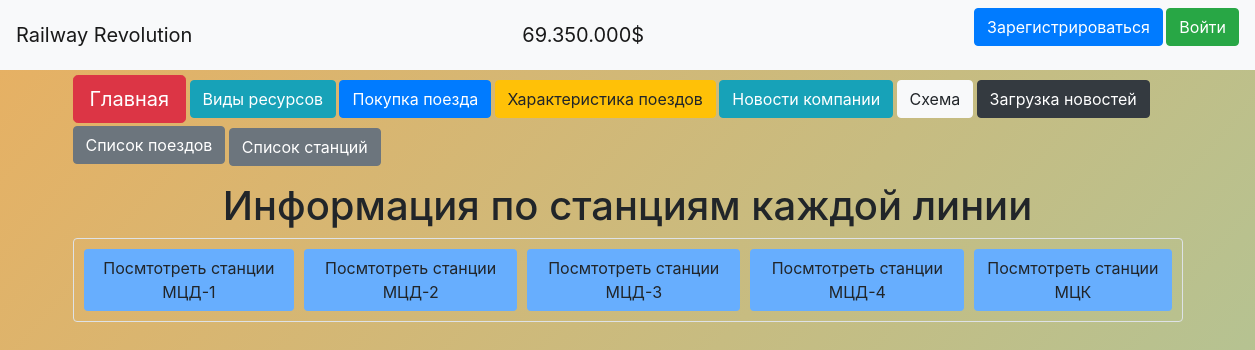
/list_stations, run on the app's committed database.
### data/lines.py (models this page shows)
class Lines(SqlAlchemyBase, SerializerMixin):
    __tablename__ = 'lines'
    id = sqlalchemy.Column(sqlalchemy.Integer,
                           primary_key=True, autoincrement=True)
    name = sqlalchemy.Column(sqlalchemy.String, nullable=True)
    stations = sqlalchemy.Column(sqlalchemy.String, nullable=True)

### main.py (the view)
@app.route('/list_stations')
def list_stations():
    db_sess = db_session.create_session()
    stations_data = db_sess.query(Lines)
    conn = sqlite3.connect('db/Railway_data.db')
    cursor = conn.cursor()
    cursor.execute('SELECT name FROM lines')
    lines = cursor.fetchall()
    conn.close()
    return render_template('list_stations.html', **CONST_PARAMS, title='Список станций',
                           stations_data=stations_data, lines=lines)

### templates/list_stations.html (shortened to what this page needs)
{% extends "base.html" %}
{% block content %}
<head>
</head>
{% if line_name %}
<div style="display: flex; justify-content: center;">
    <h1>Информация о станциях линии {{ line_name }}</h1>
</div>
{% for item in stations_data %}
<div style="display: flex; justify-content: center; font-size: 23px;">
    <div class="col-md6 border rounded" style="margin-top: 6px; padding: 5px; width: 500px;">
        <div style="margin-bottom: 7px; display: flex; justify-content: center;">
            <h1>{{ item["station"] }}</h1>
        </div>
        <article class="box weather" style="margin-left: auto; margin-right: auto; align-items: center;">
            <div style="margin-bottom: 25px;">
                <div class="outer_circle">
                    <div style="margin-left: auto; margin-right: auto;">
                        <img src="https://yastatic.net/weather/i/icons/funky/dark/{{ item['icon'] }}.svg" alt=":("
                             style="100px; height: 100px; margin-left: auto; margin-top: auto;">
                        <div style="display: flex; justify-content: center;padding-top: 2px;">
                            <span class="badge rounded-pill"
                                  style="background-color: #E0FFFF;">{{ item["condition"] }}</span>
                        </div>
                    </div>
                </div>
            </div>
            <div style="display: flex; width: 170px; margin-left: calc(50% - 85px); margin-top: 20px; padding-bottom: 10px; ">
                <div style="width: 40px; height: 40px; margin-top: 7px;">
                    <svg version="1.1" id="Layer_1" xmlns="http://www.w3.org/2000/svg"
                         xmlns:xlink="http://www.w3.org/1999/xlink" x="0px" y="0px" viewBox="0 0 512 512"
                         style="enable-background:new 0 0 512 512;" xml:space="preserve"><path style="fill:#73C9C9;" d="M241.946,378.182c-0.845,0-1.682,0.027-2.509,0.064c-2.573,0.155-5.027-0.809-6.864-2.564 c-1.836-1.755-2.882-4.191-2.882-6.736c0-36.645-31.491-66.4-70.2-66.4c-30.782,0-57.682,18.618-66.954,46.327 c-1.382,4.1-5.482,6.8-9.709,6.309c-1.909-0.182-3.836-0.273-5.791-0.273c-32.209,0-58.418,25.836-58.418,57.6 c0,32.6,27.773,58.818,60.954,57.545c0.482-0.036,1.009-0.009,1.518,0.054H243.71c0.227-0.027,0.455-0.045,0.682-0.064 c24.782-1.255,44.191-21.418,44.191-45.9C288.582,398.8,267.664,378.182,241.946,378.182z"/>
                        <path style="fill:#81A4E3;"
                              d="M267.61,209.391c0.227,0.018,0.464,0.036,0.691,0.064h162.636c0.354-0.045,0.709-0.064,1.073-0.064 c0.136,0,0.282,0,0.418,0.009c33.045,1.445,60.945-24.946,60.954-57.545c0-31.764-26.209-57.6-58.418-57.6 c-1.954,0-3.891,0.091-5.791,0.273c-4.182,0.364-8.336-2.191-9.709-6.309c-9.273-27.709-36.172-46.328-66.954-46.328 c-38.709,0-70.2,29.755-70.2,66.327c0,2.546-1.045,5.018-2.882,6.773c-1.846,1.755-4.336,2.727-6.864,2.6 c-0.827-0.036-1.664-0.064-2.509-0.064c-25.718,0-46.636,20.618-46.636,45.964C223.419,187.973,242.828,208.137,267.61,209.391z"/>
                        <g><path style="fill:#314E55;" d="M247.81,359.818c-4.736-42.6-42.536-75.891-88.318-75.891c-36.3,0-68.4,20.773-82.054,52.364 c-0.136,0-0.264,0-0.4,0c-42.482,0-77.036,34.191-77.036,76.218c0,42.027,34.555,76.218,77.036,76.218 c0.736,0,1.473-0.009,2.2-0.027c0.246,0.018,0.5,0.027,0.745,0.027h164.9c0.573,0,1.136-0.054,1.691-0.164 c34.1-2.364,60.627-30.427,60.627-64.418C307.2,390.491,281.055,362.764,247.81,359.818z M244.392,470.045 c-0.227,0.018-0.454,0.036-0.682,0.064H81.092c-0.509-0.064-1.036-0.091-1.518-0.054c-33.182,1.273-60.955-24.946-60.955-57.545 c0-31.764,26.209-57.6,58.418-57.6c1.954,0,3.882,0.091,5.791,0.273c4.227,0.491,8.327-2.209,9.709-6.309 c9.273-27.709,36.172-46.327,66.954-46.327c38.709,0,70.2,29.755,70.2,66.4c0,2.546,1.045,4.982,2.882,6.736 c1.836,1.755,4.291,2.718,6.864,2.564c0.827-0.036,1.664-0.064,2.509-0.064c25.718,0,46.636,20.618,46.636,45.964 C288.582,448.627,269.173,468.791,244.392,470.045z"/>
                            <path style="fill:#314E55;"
                                  d="M265.373,227.909c0.573,0.109,1.145,0.164,1.736,0.164h164.909c0.246,0,0.5-0.009,0.745-0.027 c0.727,0.018,1.464,0.027,2.2,0.027c42.482,0,77.036-34.191,77.036-76.218s-34.555-76.218-77.036-76.218c-0.136,0-0.264,0-0.4,0 c-13.655-31.591-45.755-52.364-82.054-52.364c-45.755,0-83.545,33.264-88.309,75.891c-33.245,2.945-59.4,30.673-59.4,64.327 C204.801,197.473,231.301,225.527,265.373,227.909z M270.055,117.528c0.845,0,1.682,0.027,2.509,0.064 c2.527,0.127,5.018-0.845,6.864-2.6c1.836-1.755,2.882-4.227,2.882-6.773c0-36.573,31.491-66.327,70.2-66.327 c30.782,0,57.682,18.618,66.954,46.327c1.373,4.118,5.527,6.673,9.709,6.309c1.9-0.182,3.836-0.273,5.791-0.273 c32.209,0,58.418,25.836,58.418,57.6c-0.009,32.6-27.909,58.991-60.954,57.545c-0.137-0.009-0.282-0.009-0.418-0.009 c-0.364,0-0.718,0.018-1.073,0.064H268.301c-0.227-0.027-0.464-0.045-0.691-0.064c-24.782-1.255-44.191-21.418-44.191-45.9 C223.419,138.146,244.337,117.528,270.055,117.528z"/>
                            <path style="fill:#314E55;"
                                  d="M164.865,225.728l-91.391,12.136c-5.091,0.673-8.682,5.355-8,10.455 c0.618,4.682,4.618,8.082,9.218,8.082c0.409,0,0.818-0.027,1.236-0.082l101.881-13.527c2.654-0.354,5.027-1.827,6.509-4.055 c1.491-2.218,1.945-4.982,1.264-7.564l-26.236-98.681c-1.327-4.973-6.427-7.918-11.391-6.609 c-4.973,1.327-7.927,6.427-6.609,11.391L164.865,225.728z"/>
                            <path style="fill:#314E55;"
                                  d="M9.301,219.164c0.409,0,0.818-0.027,1.236-0.082l101.891-13.527 c2.654-0.354,5.027-1.827,6.509-4.055c1.491-2.218,1.945-4.982,1.264-7.564L93.965,95.255c-1.318-4.973-6.418-7.891-11.391-6.609 c-4.973,1.327-7.927,6.427-6.609,11.391l23.518,88.454l-91.4,12.136c-5.091,0.673-8.682,5.355-8,10.455 C0.701,215.764,4.701,219.164,9.301,219.164z"/>
                            <path style="fill:#314E55;"
                                  d="M328.737,305.291l91.4-12.136c5.091-0.673,8.682-5.355,8-10.455c-0.673-5.1-5.364-8.682-10.455-8 l-101.891,13.527c-2.654,0.354-5.027,1.827-6.509,4.055c-1.491,2.218-1.945,4.982-1.264,7.564l26.236,98.672 c1.109,4.173,4.873,6.918,8.991,6.918c0.791,0,1.6-0.1,2.4-0.309c4.973-1.327,7.927-6.427,6.609-11.391L328.737,305.291z"/>
                            <path style="fill:#314E55;"
                                  d="M482.846,330.555l-101.891,13.527c-2.654,0.354-5.027,1.827-6.509,4.055 c-1.491,2.218-1.945,4.982-1.264,7.564l26.236,98.672c1.109,4.173,4.873,6.918,8.991,6.918c0.791,0,1.6-0.1,2.4-0.309 c4.973-1.327,7.927-6.427,6.609-11.391L393.9,361.146l91.4-12.136c5.091-0.673,8.682-5.355,8-10.455 C492.627,333.454,487.946,329.9,482.846,330.555z"/></g>
                </svg>
                </div>
                <div style="padding-top: 10px; padding-left: 4px;">{{ item["pressure_mm"] }}
                </div>
                <div style="font-size: 17px; margin-top: 15px; padding-left: 2px;">мм рт. ст.</div>
            </div>
            <div style="display: flex; margin-left: 33%; margin-top: 20px; padding-bottom: 10px;">
                <div style="width: 40px; height: 40px; margin-top: 7px;">
                    <svg viewBox="-33 0 512 512" xmlns="http://www.w3.org/2000/svg">
                        <path d="m124.023438 176.84375-74.523438-54.265625c-3.398438-2.472656-4.144531-7.234375-1.671875-10.632813 2.472656-3.398437 7.234375-4.148437 10.632813-1.671874l74.523437 54.261718c3.398437 2.476563 4.148437 7.234375 1.671875 10.636719-2.472656 3.394531-7.230469 4.144531-10.632812 1.671875zm0 0"
                              fill="#525468"/>
                        <path d="m47.828125 92.167969c-2.472656-3.398438-1.726563-8.160157 1.671875-10.636719l74.523438-54.261719c3.398437-2.472656 8.160156-1.722656 10.632812 1.671875 2.476562 3.402344 1.726562 8.160156-1.671875 10.636719l-74.523437 54.261719c-3.394532 2.476562-8.15625 1.726562-10.632813-1.671875zm0 0"
                              fill="#525468"/>
                        <path d="m128.503906 33.425781v137.261719l299.3125-19.265625c10.765625-.691406 19.144532-9.625 19.144532-20.414063v-57.902343c0-10.785157-8.378907-19.722657-19.144532-20.414063zm0 0"
                              fill="#e4e3e1"/>
                        <path d="m427.816406 130.90625-299.308594 19.269531v20.511719l299.308594-19.265625c10.765625-.691406 19.144532-9.625 19.144532-20.414063v-20.515624c0 10.789062-8.378907 19.722656-19.144532 20.414062zm0 0"
                              fill="#d1d0cf"/>
                        <path d="m181.582031 36.839844-53.078125-3.414063v137.261719l53.078125-3.414062zm0 0"
                              fill="#ea3f3f"/>
                        <path d="m172.445312 167.859375 9.136719-.585937v-20.515626l-53.078125 3.417969v20.511719zm0 0"
                              fill="#d4352f"/>
                        <path d="m287.730469 160.441406v-116.765625l-53.074219-3.417969v123.597657zm0 0"
                              fill="#ea3f3f"/>
                        <path d="m234.65625 143.339844v20.515625l52.832031-3.398438.242188-.015625v-20.515625zm0 0"
                              fill="#d4352f"/>
                        <path d="m393.882812 50.507812-53.074218-3.417968v109.933594l53.074218-3.417969zm0 0"
                              fill="#ea3f3f"/>
                        <path d="m340.808594 136.507812v20.515626l53.074218-3.417969v-20.511719zm0 0" fill="#d4352f"/>
                        <path d="m128.503906 191.203125c-4.203125 0-7.609375-3.40625-7.609375-7.609375v-163.074219c0-4.203125 3.40625-7.609375 7.609375-7.609375 4.207032 0 7.613282 3.40625 7.613282 7.609375v163.074219c0 4.203125-3.40625 7.609375-7.613282 7.609375zm0 0"
                              fill="#525468"/>
                        <path d="m53.980469 460.59375v-448.230469c0-6.800781-5.5625-12.363281-12.363281-12.363281h-1.03125c-6.800782 0-12.363282 5.5625-12.363282 12.363281v448.230469zm0 0"
                              fill="#e4e3e1"/>
                        <path d="m50.175781 3.472656c-2.226562-2.144531-5.242187-3.472656-8.558593-3.472656h-1.03125c-6.800782 0-12.367188 5.5625-12.367188 12.363281v448.230469h18.148438v-448.230469c0-3.480469 1.46875-6.636719 3.808593-8.890625zm0 0"
                              fill="#d1d0cf"/>
                        <path d="m59.921875 109.667969h-37.640625c-4.203125 0-7.609375-3.40625-7.609375-7.609375 0-4.207032 3.40625-7.613282 7.609375-7.613282h37.640625c4.203125 0 7.609375 3.40625 7.609375 7.613282 0 4.203125-3.40625 7.609375-7.609375 7.609375zm0 0"
                              fill="#525468"/>
                        <path d="m56.042969 459.578125h-29.882813c-6.800781 0-12.363281 5.566406-12.363281 12.367187v32.441407h54.609375v-32.441407c0-6.800781-5.5625-12.367187-12.363281-12.367187zm0 0"
                              fill="#d1d0cf"/>
                        <path d="m46.460938 459.582031h-20.300782c-6.800781 0-12.363281 5.5625-12.363281 12.363281v32.445313h20.296875v-32.445313c0-6.800781 5.5625-12.363281 12.367188-12.363281zm0 0"
                              fill="#c1c1c1"/>
                        <path d="m74.589844 512h-66.976563c-4.207031 0-7.613281-3.40625-7.613281-7.613281 0-4.203125 3.40625-7.609375 7.613281-7.609375h66.976563c4.203125 0 7.609375 3.40625 7.609375 7.609375 0 4.207031-3.40625 7.613281-7.609375 7.613281zm0 0"
                              fill="#e4e3e1"/>
                    </svg>
                </div>
                <div style="padding-top: 10px; padding-left: 4px;"> {{ item["wind_dir_from"] }}⇨{{ item["wind_dir_to"] }}
                </div>
            </div>
            <span class="high-low">{{ item["temp"] }}°/{{ item["feels_like"] }}°</span>
            <div style="display: flex; margin-left: 28%; margin-top: -20px; padding-bottom: 10px;">
                <svg id="windy_cloud_svg" class="windy-cloud"
                     style="background-color: grey; border-radius: 6px; width: 70px;"
                     xmlns="http://www.w3.org/2000/svg" xmlns:xlink="http://www.w3.org/1999/xlink"
                     viewBox="0 0 512 512">
                    <g class="cloud-wrap">
                        <path class="cloud" d="M417,166.1c-24-24.5-57.1-38.8-91.7-38.8c-34.6,0-67.7,14.2-91.7,38.8c-52.8,2.5-95,46.2-95,99.6
    c0,55,44.7,99.7,99.7,99.7c5.8,0,11.6-0.5,17.3-1.5c20.7,13.5,44.9,20.9,69.7,20.9c24.9,0,49.1-7.3,69.8-20.9
    c5.7,1,11.5,1.5,17.3,1.5c54.9,0,99.6-44.7,99.6-99.7C512,212.3,469.8,168.5,417,166.1z M412.4,333.3c-8.3,0-16.4-1.5-24-4.4
    c-17.5,15.2-39.8,23.8-63.1,23.8c-23.2,0-45.5-8.5-63-23.8c-7.6,2.9-15.8,4.4-24,4.4c-37.3,0-67.7-30.4-67.7-67.7
    c0-37.3,30.4-67.7,67.7-67.7c3.2,0,6.4,0.2,9.5,0.7c18.1-24.6,46.5-39.4,77.5-39.4c30.9,0,59.4,14.8,77.5,39.4
    c3.1-0.5,6.3-0.7,9.6-0.7c37.3,0,67.6,30.4,67.6,67.7C480,303,449.7,333.3,412.4,333.3z"/>
                    </g>
                    <path class="wind-three"
                          d="M144,352H16c-8.8,0-16,7.2-16,16s7.2,16,16,16h128c8.8,0,16-7.2,16-16S152.8,352,144,352z"/>
                    <path class="wind-two"
                          d="M16,320h94c8.8,0,16-7.2,16-16s-7.2-16-16-16H16c-8.8,0-16,7.2-16,16S7.2,320,16,320z"/>
                    <path class="wind-one"
                          d="M16,256h64c8.8,0,16-7.2,16-16s-7.2-16-16-16H16c-8.8,0-16,7.2-16,16S7.2,256,16,256z"/>
                </svg>
                <div style="padding-top: 30px; padding-left: 4px;">{{ item["wind_speed"] }} м/с</div>
            </div>
        </article>
    </div>
</div>
{% endfor %}
{% else %}
<h1 style="display:flex; justify-content:center;">Информация по станциям каждой линии</h1>
<div class="col-md6 border rounded"
     style="margin-top: 6px; padding: 5px; width: auto; display:flex; justify-content:center;">
    {% for item in lines %}
    <a style="margin: 5px; background: #67AEFE;" href="/list_stations/{{ item[0] }}" class="btn btn-small">
        Посмтотреть станции {{ item[0] }}
    </a>
    {% endfor %}
</div>
{% endif %}
{% endblock %}

### templates/base.html (shortened to what this page needs)
<!DOCTYPE html>
<html lang="en">
<head>
    <link rel="stylesheet" href="https://stackpath.bootstrapcdn.com/bootstrap/4.4.1/css/bootstrap.min.css"
>
    <link rel="stylesheet" type="text/css" href="/static/css/style.css"></link>
</head>
<body>
<header>
    <nav class="navbar navbar-light bg-light">
        <a class="navbar-brand" href="/">Railway Revolution</a>
        <a class="navbar-brand"> {{ money }} </a>
        {% if current_user.is_authenticated %}
        <a class="navbar-brand" href="/logout">{{ current_user.name }}</a>
        {% else %}
        <p>
            <a class="btn btn-primary " href="/register">Зарегистрироваться</a>
            <a class="btn btn-success" href="/login">Войти</a>
        </p>
        {% endif %}
    </nav>
</header>
<main role="main" class="container">
    <div id="shapka_div" style="margin-top: 5px;">
        <p>
            <a class="btn btn-danger btn-lg" href="/">Главная</a>
            <a class="btn btn-info" href="/resources">Виды ресурсов</a>
            <a class="btn btn-primary" href="/buying_train">Покупка поезда</a>
            <a class="btn btn-warning" href="/train_info">Характеристика поездов</a>
            <a class="btn btn-info" href="/news">Новости компании</a>
            <a class="btn btn-light" href="/scheme">Схема</a>
            <a class="btn btn-dark" href="/load_news_by_txt">Загрузка новостей</a>
            <a class="btn btn-secondary" href="/list_trains">Список поездов</a>
            <a class="btn btn-secondary" style="margin-top: 5px;" href="/list_stations">Список станций</a>
        </p>
    </div>
    {% block content %}{% endblock %}
</main>
</body>
</html>

### data on the page
Lines: name "МЦД-1"
Lines: name "МЦД-2"
Lines: name "МЦД-3"
Lines: name "МЦД-4"
Lines: name "МЦК"

### other printed values
{{ money }} "69.350.000$"
